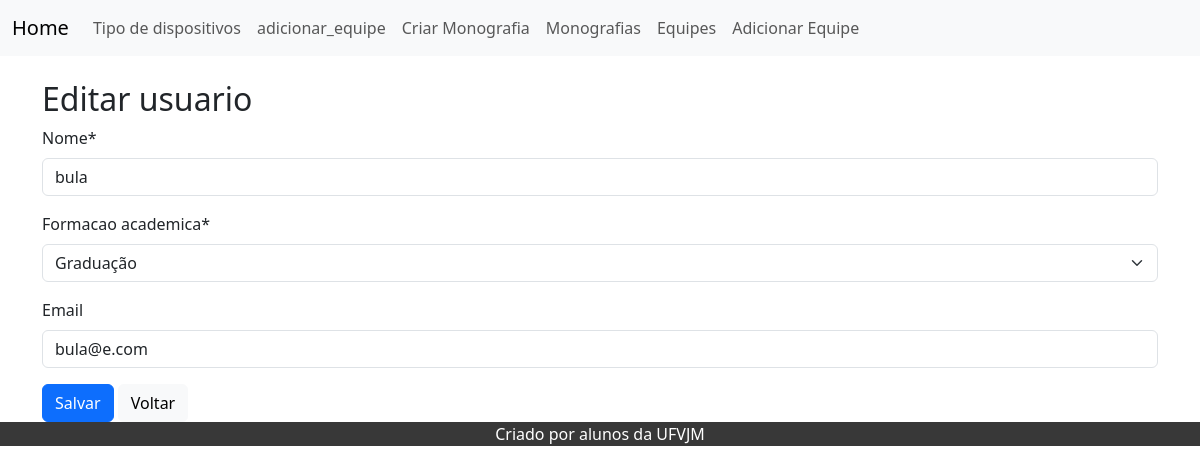
The app's page /equipe/editar/7/ with its own data.
### equipe/models.py (models this page shows, shortened)
class Equipe(models.Model):
    nome = models.CharField(max_length=200)
    fa =(
        ("G", "Graduação"),
        ("M", "Mestrado"),
        ("D", "Doutorado"),
    )
    formacao_academica = models.CharField(max_length=30, choices=fa, default='G')
    email = models.EmailField(max_length=100,null=True,blank=True)
    registro_criado = models.DateTimeField(auto_now_add=True)
    registro_atualizado = models.DateTimeField(auto_now=True)

### equipe/views.py (the view)
# urls.py: path('editar/<int:pk>/', views.EditarEquipe.as_view(), name='editar_equipe'),
class EditarEquipe(UpdateView):
    model = Equipe
    form_class = EquipeForm
    template_name = 'editar_equipe.html'
    success_url = reverse_lazy('index')

### equipe/forms.py
class EquipeForm(forms.ModelForm):
    class Meta:
        model = Equipe
        fields = '__all__'

### equipe/templates/editar_equipe.html (shortened to what this page needs)
{% extends 'base.html' %}
{% load crispy_forms_tags %}
{% block content %}
<div class="container mt-4">
    <h2>Editar usuario</h2>
    <form method="post" enctype="multipart/form-data">
        {{ form|crispy }}
        <button type="submit" class="btn btn-primary">Salvar</button>
        <a class="btn btn-light" href="{% url 'index' %}">Voltar</a>
    </form>
</div>
{% endblock %}

### records on screen
Equipe: nome "bula", formacao_academica "Graduação", email "bula@e.com"
